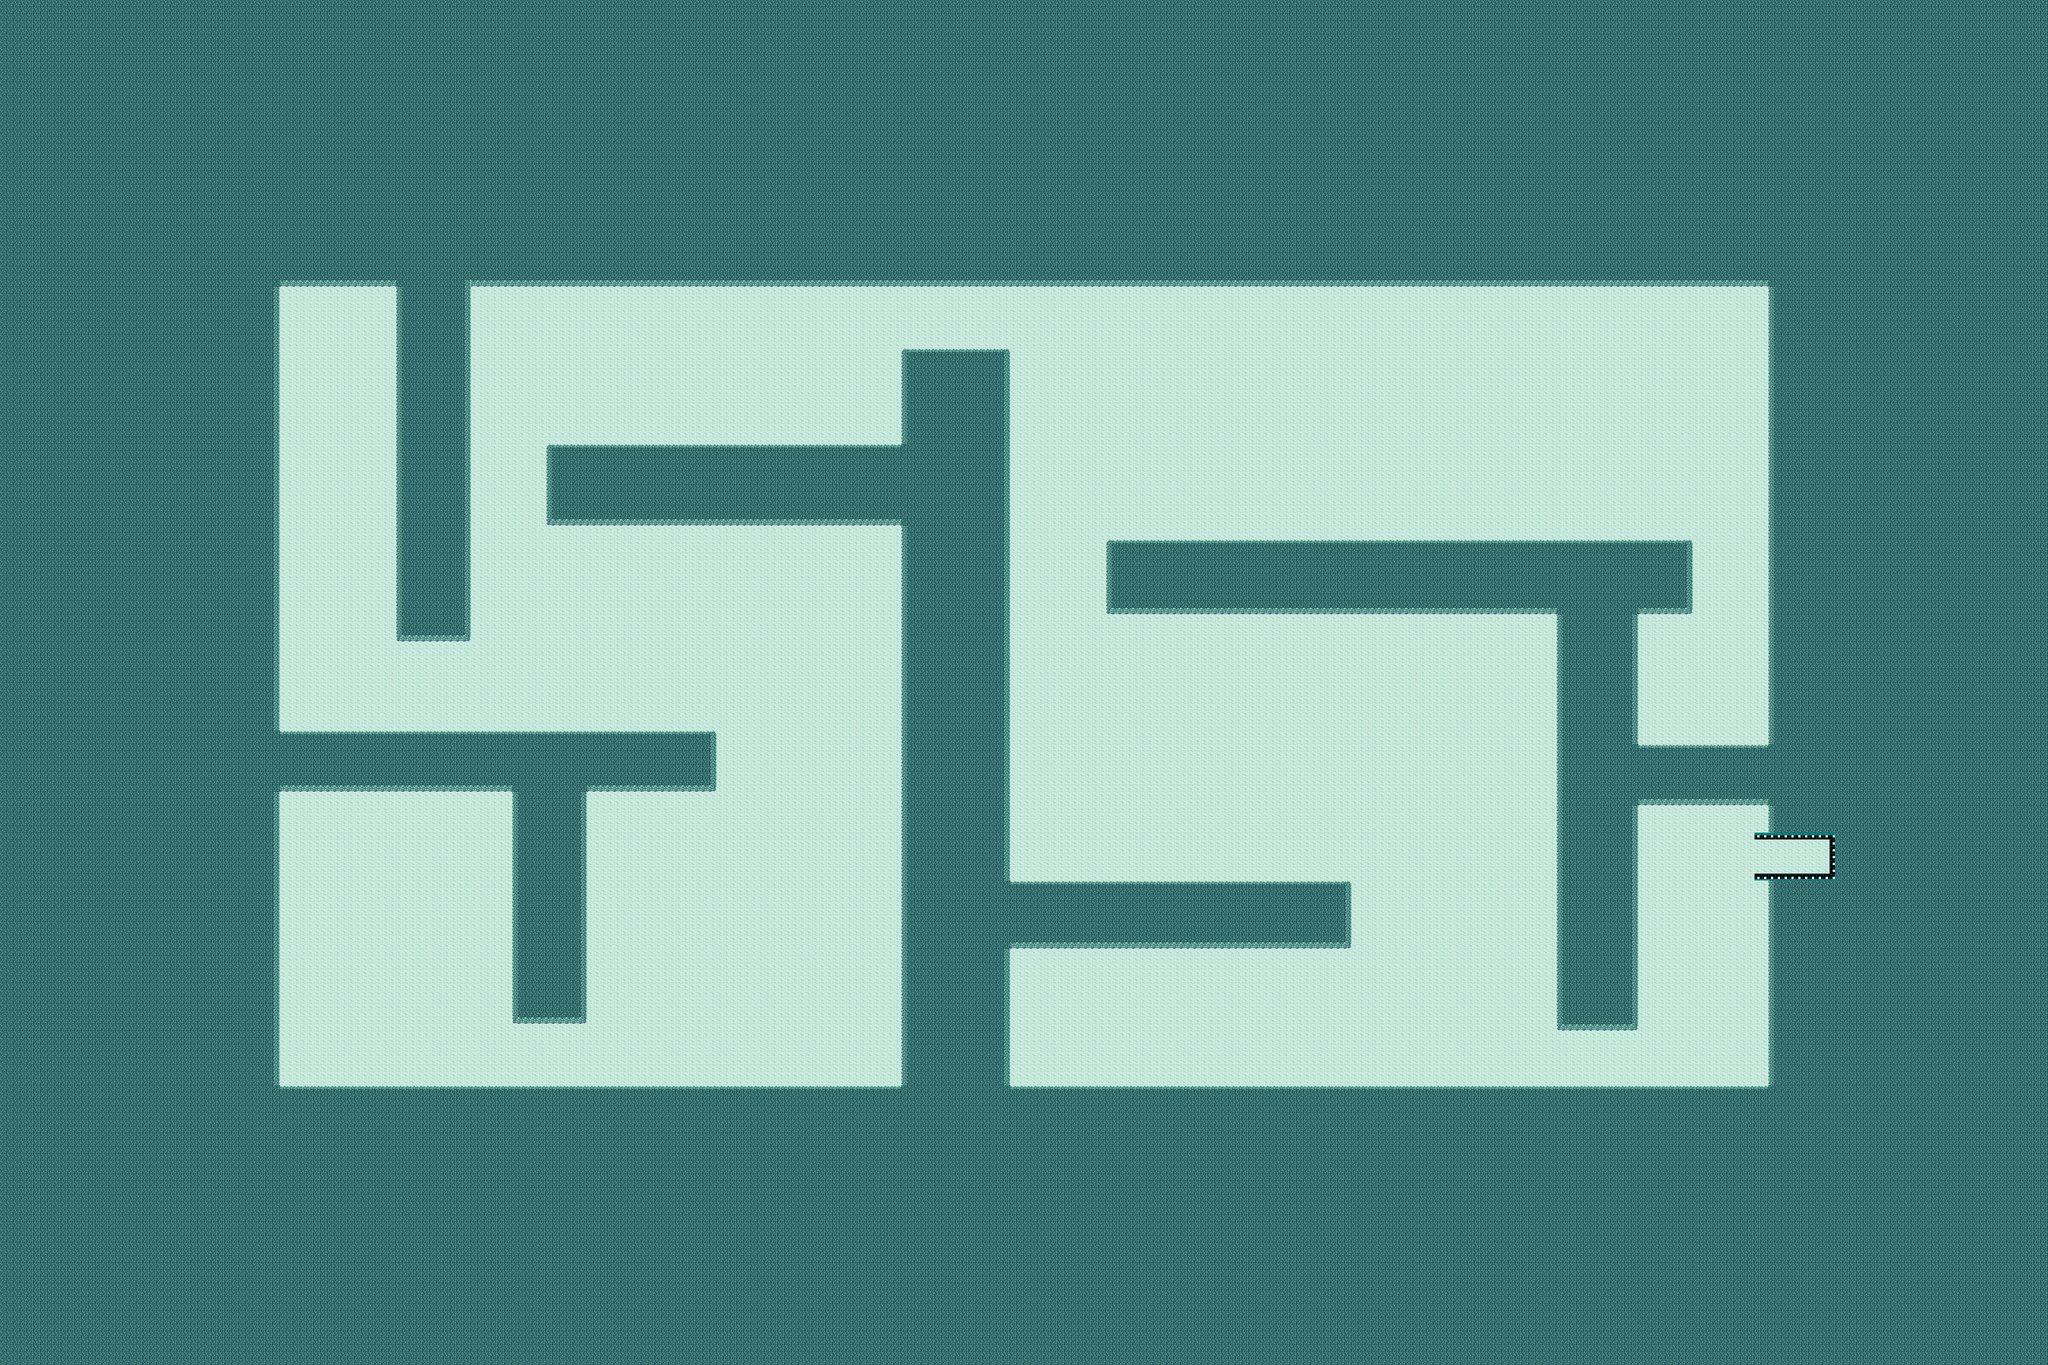

This game map was drawn from its Tiled (.tmx) file and the tilesets committed beside it. A one-line description and the trimmed map source follow:
An orthogonal 300x200 tile map with 24x24 px tiles, 1 tile layer (图块层 1) and 14 objects.

<map version="1.10" tiledversion="1.10.1" orientation="orthogonal" renderorder="right-down" width="300" height="200" tilewidth="24" tileheight="24" infinite="0" nextlayerid="3" nextobjectid="22">
 <tileset firstgid="1" source="snow tileset.tsx" />
 <layer id="1" name="图块层 1" width="300" height="200">
  <data>[60000 cells, 60000 non-empty, 15 distinct tile ids]</data>
 </layer>
 <objectgroup id="2" name="tree">
  <object id="2" x="6220" y="748" width="572" height="3164" />
  <object id="3" x="2864" y="3820" width="3360" height="296" />
  <object id="4" x="884" y="3816" width="2000" height="304" />
  <object id="6" x="708" y="688" width="272" height="3224" />
  <object id="10" x="440" y="344" width="6408" height="664" />
  <object id="12" x="1394" y="972" width="258" height="1282" />
  <object id="13" x="1920" y="1564" width="1252" height="278" />
  <object id="14" x="3168" y="1224" width="380" height="2600" />
  <object id="15" x="956" y="2568" width="1564" height="212" />
  <object id="16" x="1796" y="2776" width="260" height="824" />
  <object id="18" x="3540" y="3096" width="1208" height="232" />
  <object id="19" x="3890.91" y="1900" width="2063.64" height="254.545" />
  <object id="20" x="5475.76" y="2154.55" width="278.788" height="1466.67" />
  <object id="21" x="5748.48" y="2618.18" width="478.788" height="206.061" />
 </objectgroup>
</map>
